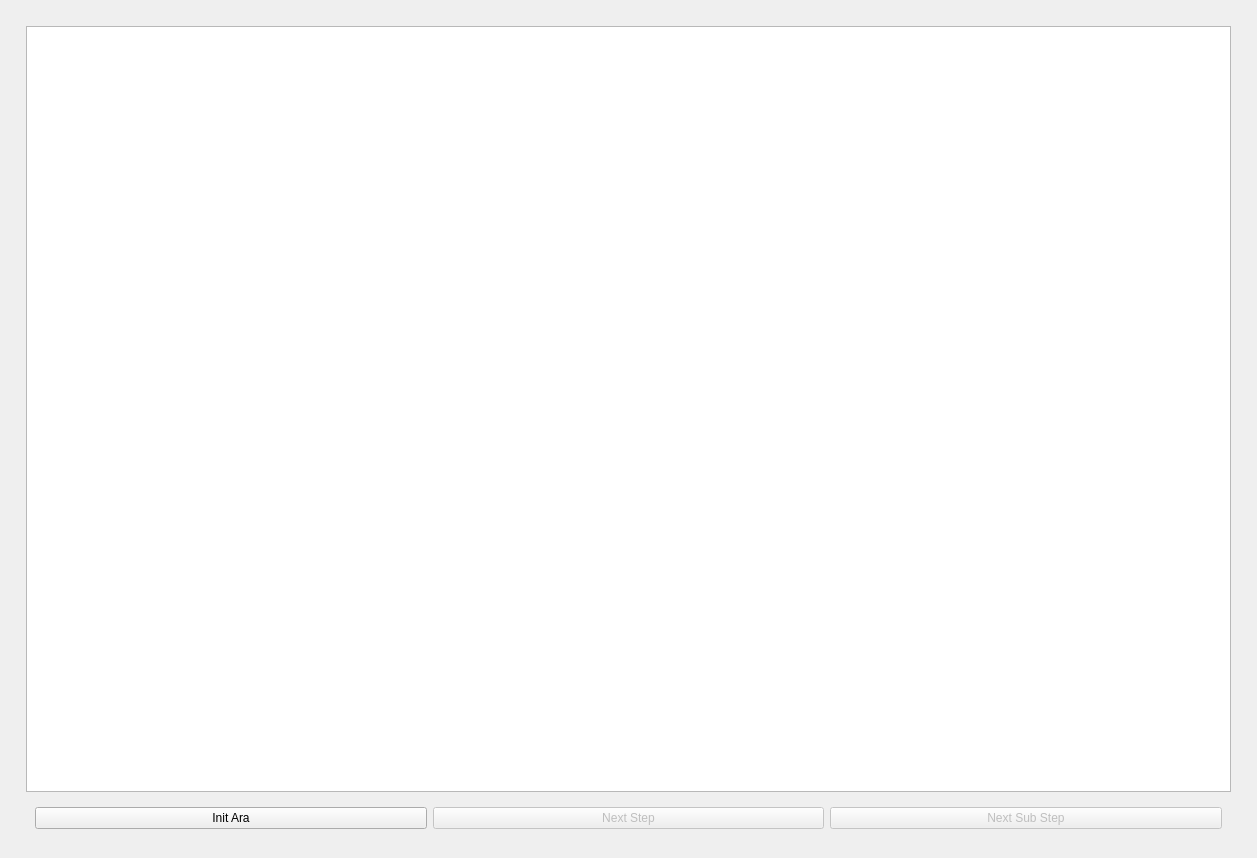
<?xml version="1.0" encoding="UTF-8"?>
<ui version="4.0">
 <class>window</class>
 <widget class="QWidget" name="window">
  <property name="geometry">
   <rect>
    <x>0</x>
    <y>0</y>
    <width>1257</width>
    <height>858</height>
   </rect>
  </property>
  <property name="windowTitle">
   <string>Form</string>
  </property>
  <layout class="QHBoxLayout" name="horizontalLayout">
   <item>
    <widget class="QWidget" name="w_left" native="true"/>
   </item>
   <item>
    <widget class="QWidget" name="w_center" native="true">
     <layout class="QVBoxLayout" name="verticalLayout">
      <item>
       <widget class="QWidget" name="w_graph_selection" native="true"/>
      </item>
      <item>
       <widget class="QGraphicsView" name="graphicsView"/>
      </item>
      <item>
       <widget class="QWidget" name="w_control" native="true">
        <layout class="QHBoxLayout" name="horizontalLayout_2">
         <item>
          <widget class="QPushButton" name="b_init_ara">
           <property name="text">
            <string>Init Ara</string>
           </property>
          </widget>
         </item>
         <item>
          <widget class="QPushButton" name="b_step">
           <property name="enabled">
            <bool>false</bool>
           </property>
           <property name="text">
            <string>Next Step</string>
           </property>
          </widget>
         </item>
         <item>
          <widget class="QPushButton" name="b_sub_step">
           <property name="enabled">
            <bool>false</bool>
           </property>
           <property name="text">
            <string>Next Sub Step</string>
           </property>
          </widget>
         </item>
        </layout>
       </widget>
      </item>
     </layout>
    </widget>
   </item>
   <item>
    <widget class="QWidget" name="w_right" native="true"/>
   </item>
  </layout>
 </widget>
 <resources/>
 <connections/>
</ui>
